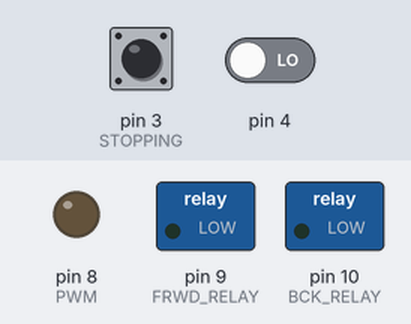
Simulated run of this sketch. Board: Arduino Uno, built for the host (arithmetic inside an expression is 32-bit, double 64-bit). Parts: switched loads named in the sketch (green lamp = pin HIGH), output pins drawn as LEDs (lit = HIGH). The inputs (shaded band) are chosen by the test bench; at power-on: pin 3 (STOPPING) LOW, pin 4 LOW.

Above: at 1.2 s.
1.3 s: pin 3 (STOPPING) pulled HIGH for 0.15 s
At 2.7 s:
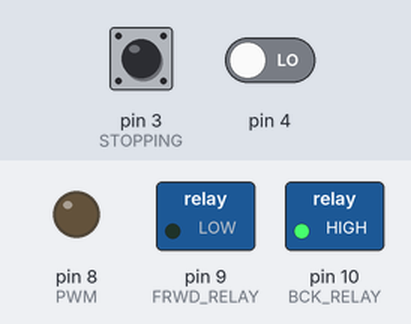
Timing chart, 0 to 4.3 s (numbered marks = the images above; inputs shaded):
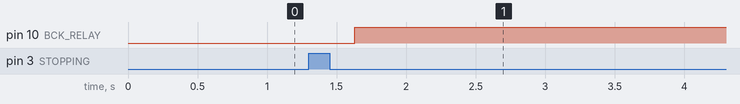

The sketch:

soft_start_12v_car.ino
```cpp
//move commands
#define STOP 0
#define MOVE_BACKWARD 1
#define MOVE_FORWARD 2
//motion state
#define NO_MOTION 0
#define MOTION_STARTED 1
#define MOVING 2
#define STOPPING 3
//pins
#define FRWD PB3 // pull up to 5v, goes to GND when requested to move forward
#define BCK PB4 // pull up to 5v, goes to GND when requested to move backward
#define FRWD_RELAY PB1 // 1 logic to switch relays to forward
#define BCK_RELAY PB2 // 1 logic to switch relays to backward
#define PWM PB0 // PWM pulse for soft start/stop

uint8_t current_movement_direction = STOP;
volatile uint8_t movement_state = NO_MOTION;
volatile unsigned int ticks;  // pulses counter
volatile unsigned int pulse; // pulse threshold

ISR(TIM0_COMPA_vect)  // 100 KHz interrupt frequency
{
  if(ticks >= 2000)  // One frame (20ms) completed
  {
    ticks = 0;

    if (movement_state == MOTION_STARTED)
    {
      if (pulse < 2000)
        pulse += 40;
      else
        movement_state = MOVING;
    }
    else if (movement_state == STOPPING)
    {
      if (pulse > 0)
        pulse -= 40;
      else
        movement_state = NO_MOTION;
    }
  }

  ticks = ticks + 1;

  if(ticks <= pulse)  // Generate pulse
    PORTB |= (1<<PWM);  // pulse high
  else
    PORTB &= ~(1<<PWM); // pulse low
}

void setup() {

    // remove system clock prescaler so that it runs at 9.6Mhz
    //1. Write the Clock Prescaler Change Enable (CLKPCE) bit to one and all other bits in CLKPR to zero.
    //2. Within four cycles, write the desired value to CLKPS while writing a zero to CLKPCE.
    // set CLKPCE to 1 and other bits to zero
    CLKPR = 1<<CLKPCE; //0b10000000;
    // set prescaler to 1
    CLKPR = 0b00000000;
    //when compiling we have to use the optimization flags -0s, otherwise the process might take more than four cycles

    // Configure timer 1 for CTC mode
    TCCR0A |= (1<<WGM01);
    TCCR0A &= ~(1<<WGM00);
    TCCR0B &= ~(1<<WGM02);

    TIMSK0 |= (1<<OCIE0A); // Enable CTC interrupt
    OCR0A = 95; // Set CTC compare value, so that at 9.6 MHz we interupt every 96 (counting from 0) counts we get 100kHz
    // No prescaler for timer
    TCCR0B |= (1<<CS00);
    TCCR0B &= ~((1<<CS01) | (1<<CS02));

    ticks = 0;
    pulse = 0;

    DDRB |= (1<<PWM) | (1<<BCK_RELAY) | (1<<FRWD_RELAY) ; // set output pins
    DDRB &= ~(1<<FRWD | 1<<BCK); // set input pins

    sei(); //  Enable global interrupts
}

void loop()
{
  if (movement_state == NO_MOTION)
  {
    //car has stopped
    current_movement_direction = STOP; //update current movement direction
    turnOnRelays(current_movement_direction); // turn off relays
  }

  //read desired direction
  uint8_t dir = determineDirection();

  if (current_movement_direction != dir) //a change has been requested
  {
    if (current_movement_direction == STOP)
    {
      //car is stopped at this moment
      current_movement_direction = dir;
      turnOnRelays(current_movement_direction);
      movement_state = MOTION_STARTED; //PWM will start to increase gradually the power
    }
    else if (movement_state == MOTION_STARTED || movement_state == MOVING)
    {
      //car is moving and a change in direction has requested
      movement_state = STOPPING; //soft stop the car before changing the direction, PWM will decrease the power
    }
  }
  else //no change for direction has requested
  {
    if(current_movement_direction != STOP && movement_state == STOPPING)
    {
      //car is still moving but slowing down at this point
      movement_state = MOTION_STARTED; //increase power to full speed
    }
  }

  delay(10);
}

void writeDigital(uint8_t pin, bool value)
{
    if (value == HIGH)
      PORTB |= (1<<pin);
    else
      PORTB &= ~(1<<pin);
}

uint8_t determineDirection(void)
{
  uint8_t forward_pin = 0, backward_pin = 0;

  // take several measurements to make sure the lines are settled
  for (uint8_t i=0; i<5; i++)
  {
    forward_pin += digitalRead(FRWD);
    backward_pin += digitalRead(BCK);
    delay(10);
  }

  if (forward_pin > 4 && backward_pin == 0)
    return MOVE_BACKWARD;
  else if (forward_pin == 0 && backward_pin > 4)
    return MOVE_FORWARD;
  else
    return STOP;
}

void turnOnRelays(uint8_t dir)
{
  if (dir == MOVE_FORWARD)
  {
    writeDigital(BCK_RELAY, LOW);
    delay(200); //wait relay to switch off
    writeDigital(FRWD_RELAY, HIGH);
  }
  else if (dir == MOVE_BACKWARD)
  {
    writeDigital(FRWD_RELAY, LOW);
    delay(200); //wait relay to switch off
    writeDigital(BCK_RELAY, HIGH);
  }
  else
  {
    writeDigital(FRWD_RELAY, LOW);
    writeDigital(BCK_RELAY, LOW);
  }
  delay(100); //wait relay to switch
}
```

Measured:
- after the input at 1.3 s, pin 10 (BCK_RELAY): LOW → HIGH after 0.33 s
